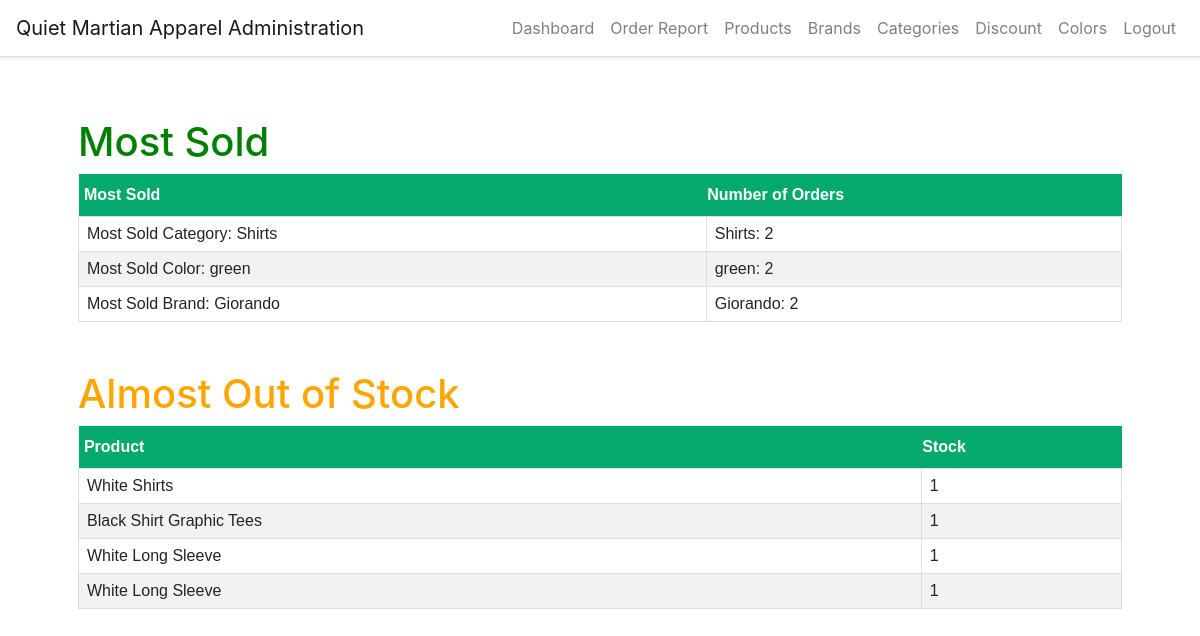
The page /sales-dashboard (signed in) on the database its author committed.
### website/models.py (models this page shows)
class Category(db.Model, UserMixin):
    id = db.Column(db.Integer, primary_key=True)
    name = db.Column(db.String(150))
    created_date = db.Column(db.DateTime, default=func.now())
    created_by = db.Column(db.Integer)
    updated_date = db.Column(db.DateTime, default=func.now())
    updated_by = db.Column(db.Integer)
    products = db.relationship('Product')

class Color(db.Model, UserMixin):
    id = db.Column(db.Integer, primary_key=True)
    name = db.Column(db.String(150))
    color_code = db.Column(db.String(150))
    products = db.relationship('Product')

class Brand(db.Model, UserMixin):
    id = db.Column(db.Integer, primary_key=True)
    name = db.Column(db.String(150))
    created_date = db.Column(db.DateTime, default=func.now())
    created_by = db.Column(db.Integer)
    updated_date = db.Column(db.DateTime, default=func.now())
    updated_by = db.Column(db.Integer)
    products = db.relationship('Product')

class Product(db.Model, UserMixin):
    id = db.Column(db.Integer, primary_key=True)
    brand_id = db.Column(db.Integer, db.ForeignKey('brand.id'))
    category_id = db.Column(db.Integer, db.ForeignKey('category.id'))
    title = db.Column(db.String(150))
    description = db.Column(db.String(255))
    stock = db.Column(db.Integer)
    discount_id = db.Column(db.Integer, db.ForeignKey('discount.id'))
    price = db.Column(db.Float)
    color_id = db.Column(db.Integer, db.ForeignKey('color.id'))
    image_1 = db.Column(db.String(150))
    image_2 = db.Column(db.String(150))
    image_3 = db.Column(db.String(150))
    created_date = db.Column(db.DateTime, default=func.now())
    created_by_id = db.Column(db.Integer)
    updated_date = db.Column(db.DateTime, default=func.now())
    updated_by_id = db.Column(db.Integer)
    brand = db.relationship('Brand')
    category = db.relationship('Category')
    color = db.relationship('Color')
    colors = db.relationship('Color', secondary='product_color')
    orders = db.relationship('Order', lazy=True)
    discount = db.relationship('Discount', lazy=True)

### website/auth.py (the view)
@auth.route('/sales-dashboard', methods=['GET', 'POST'])
@login_required
def sales_dashboard():
    orders = Order.query.filter_by(order_status='paid').all()
    if not orders:
        flash('There are no orders in the system yet.',
              category='success')
        cc = ''
        msc = ''
        count_b = ''
        count_c = ''
        msb = ''
        most_sold_color = ''
    else:
        product_quantities = [(order.product_id, order.quantity) for order in orders]
        product_sales_count = Counter(dict(product_quantities))
        category_sales_count = {}
        for product_id, quantity in product_quantities:
            category_id = Product.query.get(product_id).category_id
            category_sales_count[category_id] = category_sales_count.get(category_id, 0) + quantity
        most_sold_category = Category.query.get(max(category_sales_count, key=category_sales_count.get))
        brand_sales_count = {}
        for product_id, quantity in product_quantities:
            brand_id = Product.query.get(product_id).brand_id
            brand_sales_count[brand_id] = brand_sales_count.get(brand_id, 0) + quantity
        most_sold_brand = Brand.query.get(max(brand_sales_count, key=brand_sales_count.get))
        category_order_count = {}
        brand_order_count = {}
        for order in orders:
            category_id = Product.query.get(order.product_id).category_id
            category_order_count[category_id] = category_order_count.get(category_id, 0) + 1
            brand_id = Product.query.get(order.product_id).brand_id
            brand_order_count[brand_id] = brand_order_count.get(brand_id, 0) + 1
        print(f"Most sold category: {most_sold_category.name}")
        print(f"Most sold brand: {most_sold_brand.name}")
        print("Number of orders by category:")
        for category_id, order_count in category_order_count.items():
            category = Category.query.get(category_id)
            print(f"{category.name}: {order_count}")
        print("Number of orders by brand:")
        for brand_id, order_count in brand_order_count.items():
            brand = Brand.query.get(brand_id)
            print(f"{brand.name}: {order_count}")
        msb = most_sold_brand.name
        msc = most_sold_category.name
        count_c = (f"{category.name}: {order_count}")
        count_b = (f"{brand.name}: {order_count}")
        color_counts = defaultdict(int)
        for order in orders:
            for product_color in order.product.colors:
                color_counts[product_color.name] += order.quantity
        most_sold_color = max(color_counts, key=color_counts.get)
        print(most_sold_color)
        color_order_count = defaultdict(int)
        orders = Order.query.filter_by(order_status='paid').all()
        for order in orders:
            product = order.product
            for color in product.colors:
                color_order_count[color.name] += order.quantity
        for color_name, order_count in color_order_count.items():
            print(f"{color_name}: {order_count}")
        cc = (f"{order_count}")
    almost_out_of_stock = Product.query.filter(Product.stock < 5).all()
    return render_template("staff/sales_dashboard.html", cc=cc, msc=msc, count_b=count_b, count_c=count_c, msb=msb,
                           most_sold_color=most_sold_color, orders=orders, user=current_user,
                           almost_out_of_stock=almost_out_of_stock)

### website/templates/staff/sales_dashboard.html (shortened to what this page needs)
{% extends "staff/layout.html" %}
{% block main %}
<link rel="stylesheet" href="static/payment.css">
    <h1 style="color:green">Most Sold</h1>
        <table class="history">
            <thead>
                <tr>
                    <th>&nbsp;Most Sold</th>
                    <th>Number of Orders</th>
                </tr>
            </thead>
            <tbody>
                    <tr>
                        <td>Most Sold Category: {{ msc }}</td>
                        <td>{{ count_c }}</td>
                    </tr>
                    <tr>
                        <td>Most Sold Color: {{ most_sold_color }}</td>
                        <td>{{ most_sold_color }}: {{ cc }}</td>
                    </tr>
                    <tr>
                        <td>Most Sold Brand: {{ msb }}</td>
                        <td>{{ count_b }}</td>
                    </tr>
            </tbody>
        </table>
<br> <br>
<h1 style="color:orange">Almost Out of Stock</h1>
<table class="history">
    <thead>
        <tr>
            <th>&nbsp;Product</th>
            <th>Stock</th>
        </tr>
    </thead>
    <tbody>
        {% for product in almost_out_of_stock %}
        <tr>
            <td>{{ product.title }}</td>
            <td>{{ product.stock }}</td>
        </tr>
        {% endfor %}
    </tbody>
</table>
{% endblock %}

### website/static/style.css (style rules this page uses)
html { scroll-behavior: smooth; }

### website/static/payment.css (style rules this page uses)
.history th { padding-top: 12px; padding-bottom: 12px; text-align: left; background-color: #04AA6D; color: white; }
.history { font-family: Arial, Helvetica, sans-serif; border-collapse: collapse; width: 100%; }
.history td, history th { border: 1px solid #ddd; padding: 8px; }
.history tr:nth-child(even) { background-color: #f2f2f2; }

### rows shown on the page
Category: name "Shirts"
Color: name "green"
Brand: name "Giorando"
Product: title "White Shirts", stock "1"
Product: title "Black Shirt Graphic Tees", stock "1"
Product: title "White Long Sleeve", stock "1"
Product: title "White Long Sleeve", stock "1"

### other values the page prints
{{ count_c }} "Shirts: 2"
{{ cc }} "2"
{{ count_b }} "Giorando: 2"
